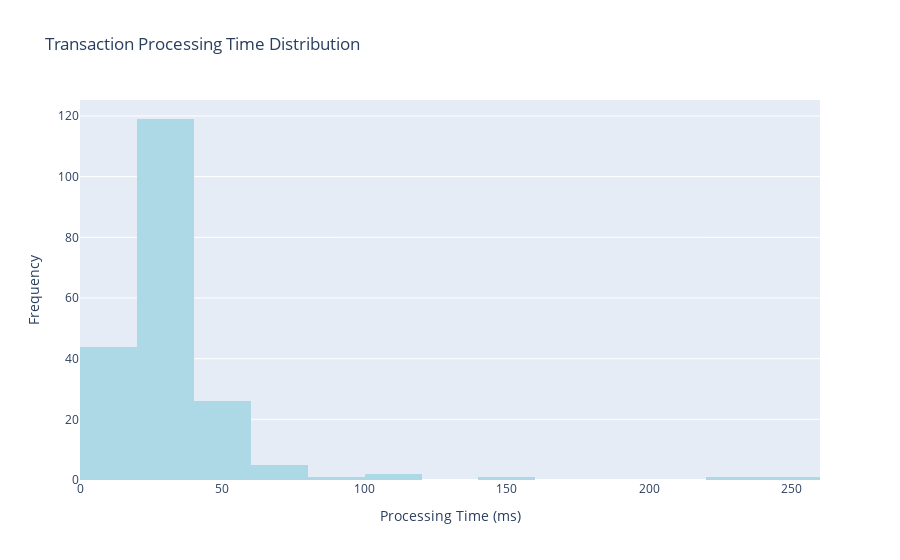
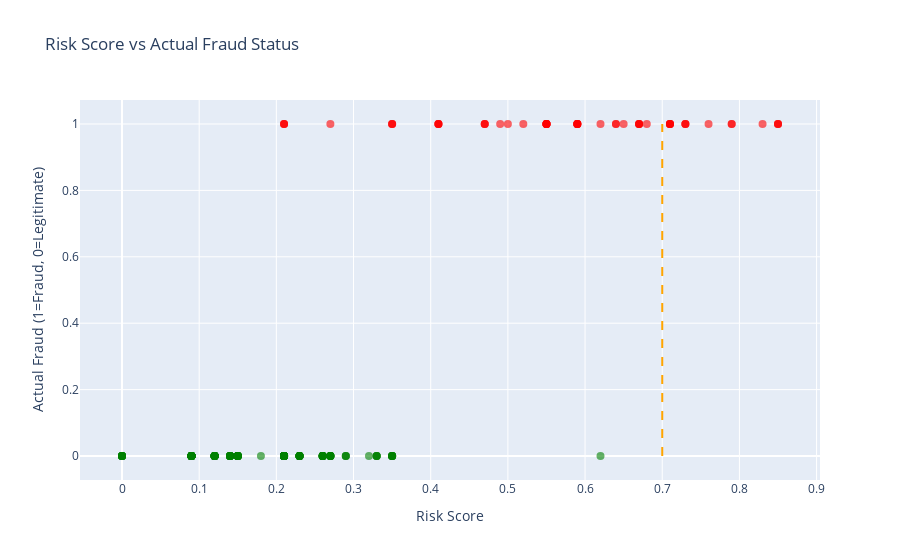
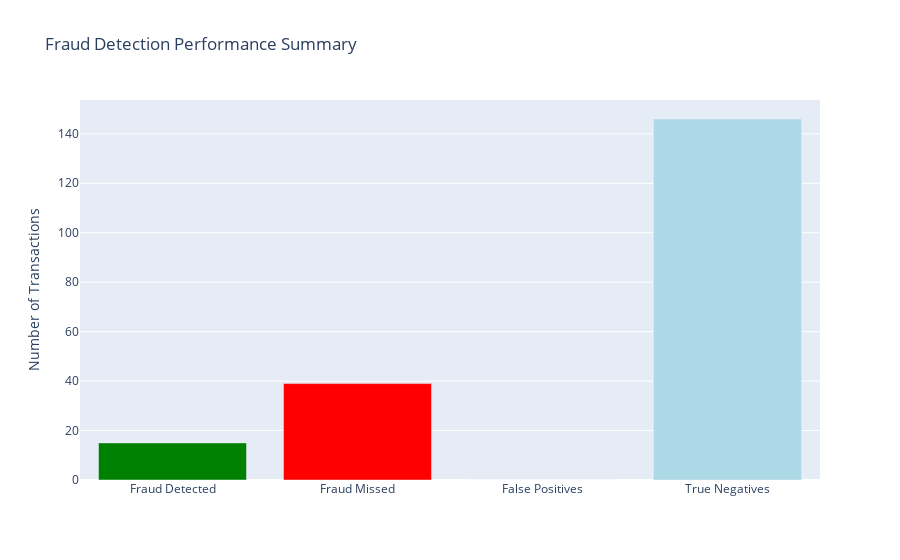

Here is the notebook cell these charts were saved with, in order:
### Code cell
# Create and display dashboard
dashboard = FraudDashboard(evaluator)
dashboard.create_performance_dashboard()
dashboard.create_business_impact_chart()

### Figure 1 — Plotly figure (JSON) as saved in the notebook; plotly's stock layout.template omitted (floating-point values rounded to 4 significant figures; data arrays with more than 128 entries replaced by an {"elided": "..."} marker saying what was removed)
{"data": [{"marker": {"color": "lightblue"}, "name": "Processing Time Distribution", "nbinsx": 20, "type": "histogram", "x": {"elided": "200 float values"}}], "layout": {"showlegend": false, "title": {"text": "Transaction Processing Time Distribution"}, "xaxis": {"title": {"text": "Processing Time (ms)"}}, "yaxis": {"title": {"text": "Frequency"}}}}

### Figure 2 — Plotly figure (JSON) as saved in the notebook; plotly's stock layout.template omitted (floating-point values rounded to 4 significant figures; data arrays with more than 128 entries replaced by an {"elided": "..."} marker saying what was removed)
{"data": [{"marker": {"color": {"elided": "200 str values"}, "opacity": 0.6, "size": 8}, "mode": "markers", "name": "Actual Fraud Status", "type": "scatter", "x": {"elided": "200 float values"}, "y": {"elided": "200 int values"}}], "layout": {"shapes": [{"line": {"color": "orange", "dash": "dash", "width": 2}, "type": "line", "x0": 0.7, "x1": 0.7, "y0": 0, "y1": 1}], "title": {"text": "Risk Score vs Actual Fraud Status"}, "xaxis": {"title": {"text": "Risk Score"}}, "yaxis": {"title": {"text": "Actual Fraud (1=Fraud, 0=Legitimate)"}}}}

### Figure 3 — Plotly figure (JSON) as saved in the notebook; plotly's stock layout.template omitted (floating-point values rounded to 4 significant figures)
{"data": [{"marker": {"color": ["green", "red", "orange", "lightblue"]}, "type": "bar", "x": ["Fraud Detected", "Fraud Missed", "False Positives", "True Negatives"], "y": [15, 39, 0, 146]}], "layout": {"title": {"text": "Fraud Detection Performance Summary"}, "yaxis": {"title": {"text": "Number of Transactions"}}}}
